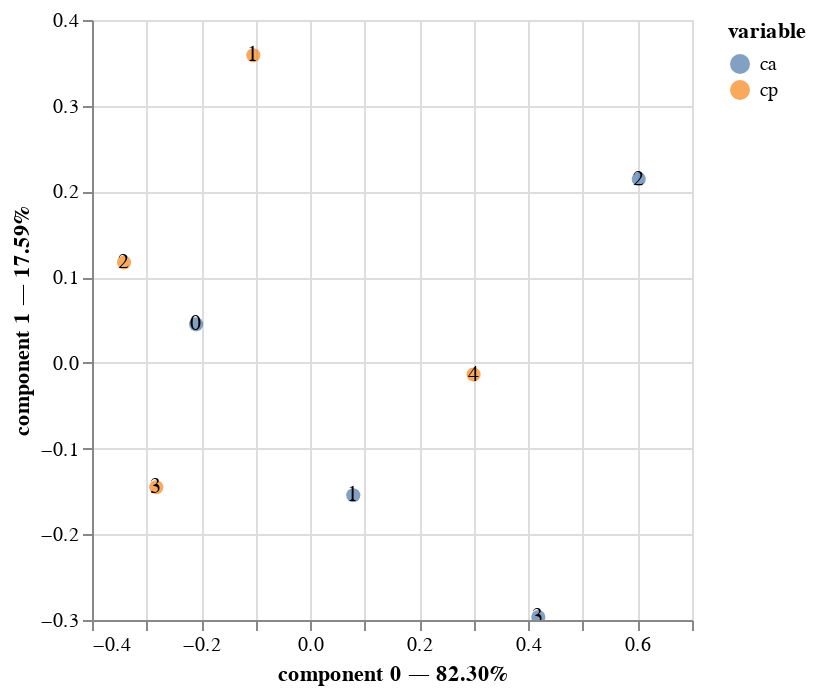

Notebook code cell kept with this figure:
### Code cell
ca.plot(ca_cp__contingancyTab,
        x_component = 0,#First component
        y_component = 1,#Second component
        show_row_markers=True,
        show_column_markers=True,#
        show_row_labels=True,
        show_column_labels=True

)

### Figure 1 — Vega-Lite specification as saved in the notebook (floating-point values rounded to 4 significant figures)
{"config": {"view": {"continuousWidth": 300, "continuousHeight": 300}}, "layer": [{"data": {"name": "data-2ad082daaa0c7b820447650198111808"}, "mark": {"type": "circle", "size": 50}, "encoding": {"color": {"field": "variable", "type": "nominal"}, "tooltip": [{"field": "variable", "type": "nominal"}, {"field": "value", "type": "nominal"}, {"field": "component 0", "type": "quantitative"}, {"field": "component 1", "type": "quantitative"}], "x": {"axis": {"title": "component 0 — 82.30%"}, "field": "component 0", "scale": {"zero": false}, "type": "quantitative"}, "y": {"axis": {"title": "component 1 — 17.59%"}, "field": "component 1", "scale": {"zero": false}, "type": "quantitative"}}, "name": "view_10"}, {"data": {"name": "data-2ad082daaa0c7b820447650198111808"}, "mark": {"type": "text"}, "encoding": {"text": {"field": "label", "type": "nominal"}, "x": {"axis": {"title": "component 0 — 82.30%"}, "field": "component 0", "scale": {"zero": false}, "type": "quantitative"}, "y": {"axis": {"title": "component 1 — 17.59%"}, "field": "component 1", "scale": {"zero": false}, "type": "quantitative"}}}, {"data": {"name": "data-30fb65f613fbc99b560c45fc61b7d806"}, "mark": {"type": "circle", "size": 50}, "encoding": {"color": {"field": "variable", "type": "nominal"}, "tooltip": [{"field": "variable", "type": "nominal"}, {"field": "value", "type": "nominal"}, {"field": "component 0", "type": "quantitative"}, {"field": "component 1", "type": "quantitative"}], "x": {"axis": {"title": "component 0 — 82.30%"}, "field": "component 0", "scale": {"zero": false}, "type": "quantitative"}, "y": {"axis": {"title": "component 1 — 17.59%"}, "field": "component 1", "scale": {"zero": false}, "type": "quantitative"}}}, {"data": {"name": "data-30fb65f613fbc99b560c45fc61b7d806"}, "mark": {"type": "text"}, "encoding": {"text": {"field": "label", "type": "nominal"}, "x": {"axis": {"title": "component 0 — 82.30%"}, "field": "component 0", "scale": {"zero": false}, "type": "quantitative"}, "y": {"axis": {"title": "component 1 — 17.59%"}, "field": "component 1", "scale": {"zero": false}, "type": "quantitative"}}}], "params": [{"name": "param_10", "select": {"type": "interval", "encodings": ["x", "y"]}, "bind": "scales", "views": ["view_10"]}], "$schema": "https://vega.github.io/schema/vega-lite/v5.20.1.json", "datasets": {"data-2ad082daaa0c7b820447650198111808": [{"component 0": -0.1042, "component 1": 0.3588, "variable": "cp", "value": "1", "label": 1}, {"component 0": -0.3413, "component 1": 0.1171, "variable": "cp", "value": "2", "label": 2}, {"component 0": -0.2822, "component 1": -0.1452, "variable": "cp", "value": "3", "label": 3}, {"component 0": 0.2996, "component 1": -0.01367, "variable": "cp", "value": "4", "label": 4}], "data-30fb65f613fbc99b560c45fc61b7d806": [{"component 0": -0.2092, "component 1": 0.04495, "variable": "ca", "value": "0.0", "label": 0.0}, {"component 0": 0.07902, "component 1": -0.1545, "variable": "ca", "value": "1.0", "label": 1.0}, {"component 0": 0.6024, "component 1": 0.2144, "variable": "ca", "value": "2.0", "label": 2.0}, {"component 0": 0.4183, "component 1": -0.2965, "variable": "ca", "value": "3.0", "label": 3.0}]}}
